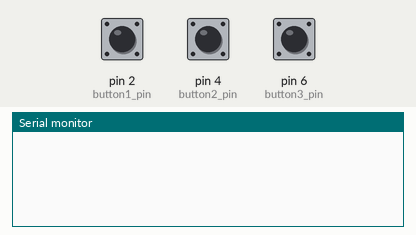
Simulated run of this sketch. Board: Arduino Uno, built with avr-gcc and run on an emulated ATmega328P. On the bench: the last lines printed to the serial monitor. The inputs (shaded band) are chosen by the test bench; at power-on: pin 2 (button1_pin) LOW, pin 4 (button2_pin) LOW, pin 6 (button3_pin) LOW. The ROS host is connected and sends only what is stated.

Above: at 1.2 s.
1.3 s: pin 2 (button1_pin) pulled HIGH for 0.15 s
At 2.5 s:
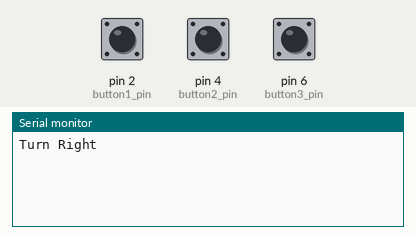
2.9 s: pin 4 (button2_pin) pulled HIGH for 0.15 s
At 4.0 s:
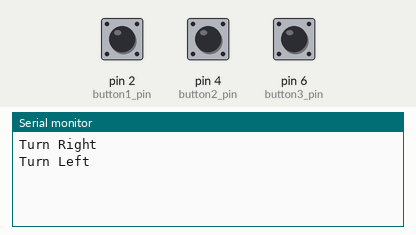
4.5 s: pin 6 (button3_pin) pulled HIGH for 0.15 s
At 5.2 s:
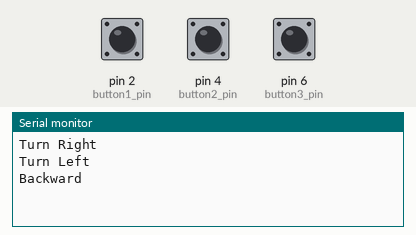
6.1 s: pin 2 (button1_pin) driven HIGH and pin 4 (button2_pin) driven HIGH
At 6.4 s:
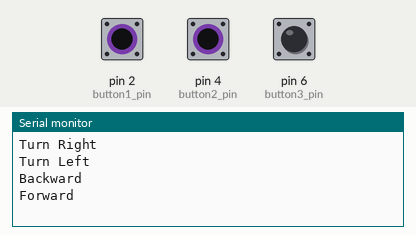

Measured:
- after the input at 1.3 s, the serial monitor: prints a new line at once (image 1)
- after the input at 2.9 s, the serial monitor: prints a new line at once (image 2)
- after the input at 4.5 s, the serial monitor: prints a new line at once (image 3)
- after the input at 6.1 s, the serial monitor: prints a new line at once (image 4)

The sketch:

button.ino
```cpp
#include <ros.h>
#include <std_msgs/Int32.h>


ros::NodeHandle nh;


const int button1_pin = 2;
const int button2_pin = 4;
const int button3_pin = 6;

std_msgs::Int32 button_msg;
ros::Publisher button_pub("button", &button_msg);

void setup() {
  nh.initNode();
  nh.advertise(button_pub);


  pinMode(button1_pin, INPUT);
  pinMode(button2_pin, INPUT);
  pinMode(button3_pin, INPUT);

  Serial.begin(9600); // เริ่มต้นการสื่อสารผ่าน Serial Monitor
}

void loop() {
  bool button1_pressed = digitalRead(button1_pin) == HIGH;
  bool button2_pressed = digitalRead(button2_pin) == HIGH;
  bool button3_pressed = digitalRead(button3_pin) == HIGH;

  if (button1_pressed && !button2_pressed && !button3_pressed) {
    button_pub.publish(&button_msg); // ส่งข้อมูลผ่าน publisher
    Serial.println("Turn Right");
    delay(1000);
  }

  if (!button1_pressed && button2_pressed && !button3_pressed) {
    button_pub.publish(&button_msg); // ส่งข้อมูลผ่าน publisher
    Serial.println("Turn Left");
    delay(1000);

  }

  if (!button1_pressed && !button2_pressed && button3_pressed) {
    button_pub.publish(&button_msg); // ส่งข้อมูลผ่าน publisher
    Serial.println("Backward");
    delay(1000);

  }

  if (button1_pressed && button2_pressed && !button3_pressed) {
    button_pub.publish(&button_msg); // ส่งข้อมูลผ่าน publisher
    Serial.println("Forward");
    delay(1000);

  }

  nh.spinOnce();
}
```
